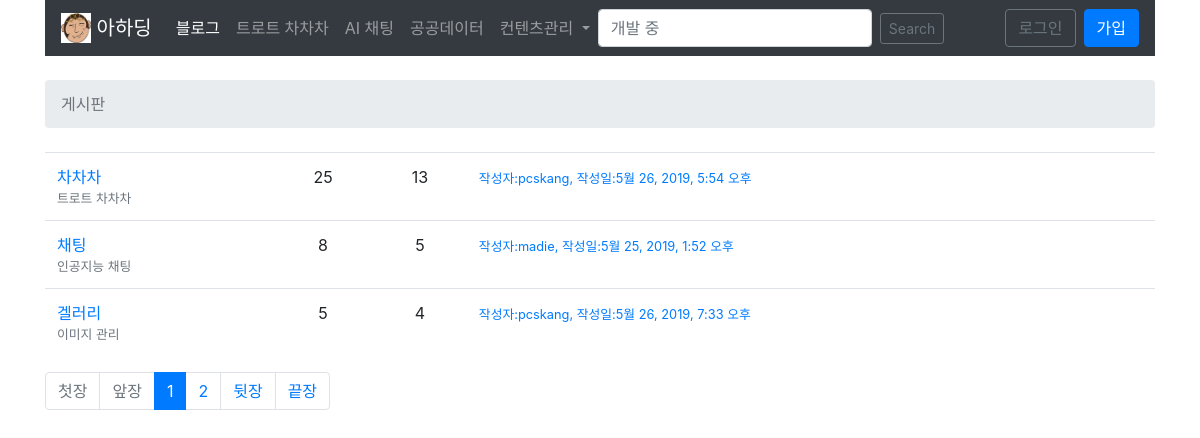
/게시판/, run on an earlier commit of the app's database.
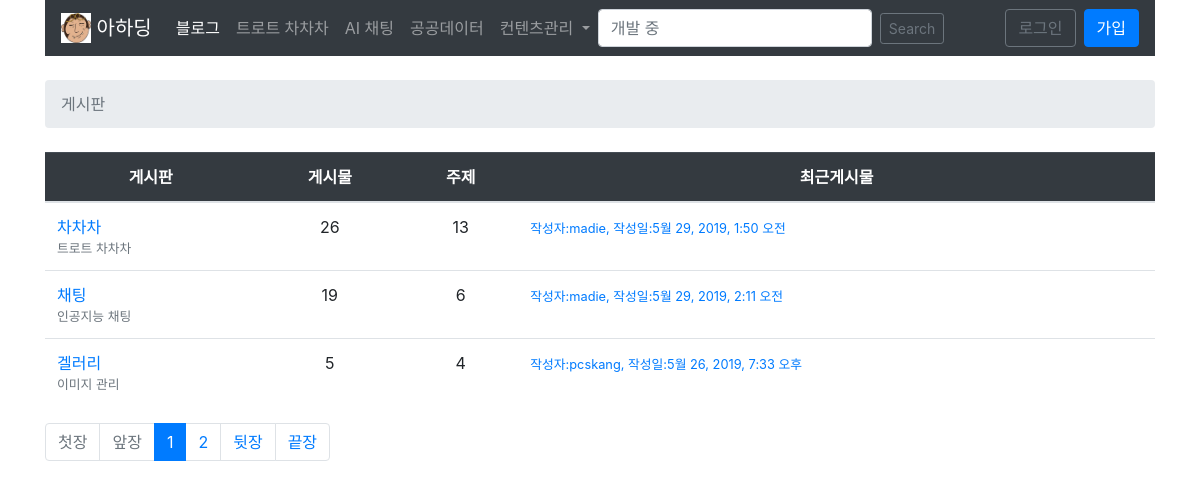
And on a later commit of the database.
### boards/models.py (models this page shows, shortened)
class 게시판텝(models.Model):
    이름 = models.CharField(max_length=30)
    설명 = models.CharField(max_length=100)
    def 게시된글수(self):
        return 글텝.objects.filter(주제__게시판=self).count()
    def 최근작성글(self):
        return 글텝.objects.filter(주제__게시판=self).order_by('-작성일').first()

class 글텝(models.Model):
    글 = models.TextField(max_length=4000)
    주제 = models.ForeignKey(주제텝, related_name='글들', on_delete=models.CASCADE)
    작성자 = models.ForeignKey(회원, related_name='글들', on_delete=models.CASCADE)
    작성일 = models.DateTimeField(auto_now_add=True)
    수정자 = models.ForeignKey(회원, null=True, related_name='+', on_delete=models.CASCADE)
    수정일 = models.DateTimeField(null=True)

class 그리드헤드텝(models.Model):
    헤더 = models.CharField(max_length=30)
    그리드 = models.CharField(max_length=30)
    순서 = models.IntegerField(null=True)

### boards/views.py (called while the page is built)
    def get_context_data(self, **kwargs):
        kwargs['헤드'] = self.헤드
        kwargs['게시판'] = self.게시판
        return super().get_context_data(**kwargs)

    def get_queryset(self):
        self.헤드 = 그리드헤드텝.objects.filter(그리드='게시판').order_by('순서')
        self.게시판 = 게시판텝.objects.all()
        queryset = self.게시판
        return queryset

### boards/templates/게시판목록.html (shortened to what this page needs)
{% extends '게시판기본.html' %}
{% block 이정표 %}
<li class="breadcrumb-item active">게시판</li>
{% endblock %}
{% block 페이지내용 %}
<table class="table">
  <thead class="table-dark">
    <tr>
      {% for 컬럼 in 헤드 %}
        <th class='text-center'>{{ 컬럼.헤더 }}</th>
      {% endfor %}
    </tr>
  </thead>
  <tbody>
    {% for 게시판 in 게시판목록 %}
      <tr>
        <td>
          <a href="{% url '주제목록' 게시판.pk %}">{{게시판.이름}}</a>
          <small class='text-muted d-block'>{{게시판.설명}}</small>
        </td>
        <td class="text-center">{{ 게시판.게시된글수 }}</td>
        <td class="text-center">{{ 게시판.주제들.count }}</td>
        <td>
          {% with 글=게시판.최근작성글 %}
          {% if 글 %}
            <small>
              <a href="#">
                작성자:{{ 글.작성자.username }}, 작성일:{{ 글.작성일 }}
              </a>
            </small>
          {% else %}
            <small class="text-muted">
              <em>게시물이 없습니다.</em>
            </small>
          {% endif %}
          {% endwith %}
        </td>
      </tr>
    {% endfor %}
  </tbody>
</table>
  {% include "includes/페이지관리.html" %}
{% endblock %}

What changed in the data, as far as the page shows it:
added 그리드헤드텝: 헤더 "게시판"
added 그리드헤드텝: 헤더 "게시물"
added 그리드헤드텝: 헤더 "주제"
added 그리드헤드텝: 헤더 "최근게시물"
computed for 게시판텝 "차차차": id "25" → "26"; username "pcskang" → "madie"; 작성일 "5월 26, 2019, 5:54 오후" → "5월 29, 2019, 1:50 오전"
computed for 게시판텝 "채팅": id "8" → "19"; id "5" → "6"; 작성일 "5월 25, 2019, 1:52 오후" → "5월 29, 2019, 2:11 오전"
